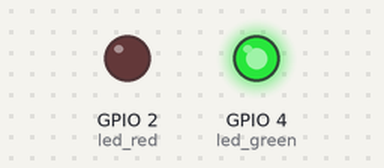
A program run on a simulated ESP32 board running MicroPython. On the bench: output pins drawn as LEDs (lit = HIGH). What the program prints to the serial console is not drawn. At 9.3 s the program stops and its outputs stay as they are.

Above: at 0.1 s.
At 5.3 s:
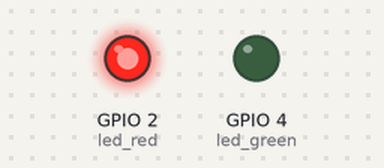
At 9.4 s:
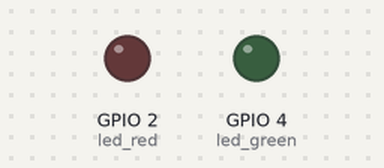
Timing chart, 0 to 10.8 s (numbered marks = the images above):
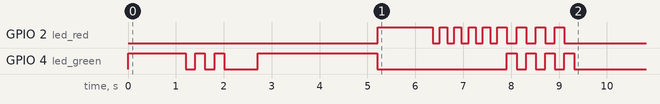

The program:

01_led_class.py
```python
# ==============================================================================
# 01_led_class.py - คลาส LED สำหรับระบบ TitraLab (LED Class for TitraLab)
# ==============================================================================
# สัปดาห์ที่ 1: การควบคุม LED ด้วย OOP (Week 1: LED Control with OOP)
# เวลา: ~30 นาที (Time: ~30 minutes)
#
# วัตถุประสงค์การเรียนรู้ (Learning Objectives):
#   1. เข้าใจการสร้างคลาสและออบเจกต์ใน MicroPython (Understand class/object creation)
#   2. ควบคุม GPIO Output สำหรับ LED (Control GPIO Output for LED)
#   3. เชื่อมโยงกับการแสดงสถานะในระบบไทเทรชัน (Connect to titration status display)
#
# บริบทการใช้งานจริง - เหมือนการแสดงสถานะปั๊มใน Week 3 (Real Application Context):
#   - LED สีเขียว (GPIO4): ปั๊มกำลังทำงาน/ระบบพร้อม (Pump running/System ready)
#   - LED สีแดง (GPIO2): ถึงจุดสมมูล/เกิดข้อผิดพลาด (Endpoint reached/Error)
#
# ขาที่ใช้ (Pin Configuration):
#   - LED_RED   = GPIO2  (แสดงข้อผิดพลาดหรือจุดสมมูล)
#   - LED_GREEN = GPIO4  (แสดงสถานะปกติหรือกำลังทำงาน)
# ==============================================================================

from machine import Pin
import time


class LED:
    """
    คลาสควบคุม LED สำหรับแสดงสถานะระบบไทเทรชัน
    (LED Control Class for Titration System Status Display)

    ในระบบ TitraLab เต็มรูปแบบ (Week 3) LED จะแสดงสถานะ:
    (In the full TitraLab system, LEDs indicate status:)
      - เขียวติด = ปั๊มกำลังหยดสาร (Green ON = Pump dispensing)
      - เขียวกระพริบ = รอคำสั่ง (Green blink = Waiting for input)
      - แดงติด = ถึงจุดสมมูล (Red ON = Endpoint reached)
      - แดงกระพริบ = เตือน/ผิดพลาด (Red blink = Warning/Error)

    ตัวอย่างการใช้งาน (Usage Example):
        led = LED(2, "Red")
        led.on()          # เปิด LED
        led.blink(3)      # กระพริบ 3 ครั้ง
        led.off()         # ปิด LED
    """

    def __init__(self, pin_number, name="LED"):
        """
        สร้าง LED object (Create LED object)

        พารามิเตอร์ (Parameters):
            pin_number (int): หมายเลข GPIO (2=แดง, 4=เขียว)
            name (str): ชื่อ LED สำหรับแสดงผล (LED name for display)
        """
        # เก็บค่าพารามิเตอร์ไว้ใช้ภายหลัง (Store parameters for later use)
        self.pin_number = pin_number
        self.name = name
        self.is_on = False  # ติดตามสถานะ LED (Track LED state)

        # สร้าง Pin เป็น OUTPUT (Create Pin as OUTPUT)
        # Pin.OUT หมายความว่าจะส่งสัญญาณออกไปควบคุม LED
        self._pin = Pin(pin_number, Pin.OUT)
        self._pin.value(0)  # เริ่มต้นปิด LED (Start with LED off)

        print(f"LED '{name}' พร้อมใช้งานที่ GPIO{pin_number} (ready)")

    def on(self):
        """
        เปิด LED (Turn LED on)
        ใช้เมื่อ: เริ่มทำงาน, ถึงจุดสมมูล (Use when: Starting, Endpoint reached)
        """
        self._pin.value(1)  # ส่งสัญญาณ HIGH (3.3V) ไปที่ LED
        self.is_on = True

    def off(self):
        """
        ปิด LED (Turn LED off)
        ใช้เมื่อ: หยุดทำงาน, รีเซ็ตระบบ (Use when: Stopping, Reset system)
        """
        self._pin.value(0)  # ส่งสัญญาณ LOW (0V) ไปที่ LED
        self.is_on = False

    def toggle(self):
        """
        สลับสถานะ LED (Toggle LED state)
        ใช้สำหรับ: การกระพริบ, การสลับโหมด (Use for: Blinking, Mode toggle)

        คืนค่า (Returns): True ถ้า LED ติดอยู่ (if LED is on)
        """
        if self.is_on:
            self.off()
        else:
            self.on()
        return self.is_on

    def blink(self, times=1, delay_sec=0.3):
        """
        กระพริบ LED ตามจำนวนครั้งที่กำหนด (Blink LED specified number of times)

        การใช้งานในระบบไทเทรชัน (Titration system usage):
          - กระพริบ 3 ครั้ง = เริ่มต้นสำเร็จ (3 blinks = Init success)
          - กระพริบเร็ว = เตือนใกล้จุดสมมูล (Fast blink = Near endpoint warning)

        พารามิเตอร์ (Parameters):
            times (int): จำนวนครั้งที่กระพริบ (number of blinks)
            delay_sec (float): เวลาหน่วงระหว่างติด/ดับ (delay between on/off)
        """
        for i in range(times):
            self._pin.value(1)  # เปิด (ON)
            time.sleep(delay_sec)
            self._pin.value(0)  # ปิด (OFF)
            time.sleep(delay_sec)
        self.is_on = False  # สถานะสุดท้ายคือปิด (Final state is off)

    def deinit(self):
        """
        ปิด LED และคืนทรัพยากร (Turn off LED and cleanup)

        สำคัญ: ควรเรียกใน finally block เสมอ
        (Important: Always call in finally block)
        """
        self.off()


# ==============================================================================
# โค้ดทดสอบ - จำลองสถานะระบบไทเทรชัน (Test Code - Simulate Titration Status)
# ==============================================================================

if __name__ == "__main__":
    print("=" * 50)
    print("ทดสอบคลาส LED - จำลองสถานะระบบไทเทรชัน")
    print("LED Class Test - Simulate Titration System Status")
    print("=" * 50)

    # สร้าง LED objects (Create LED objects)
    # เหมือนที่จะใช้ใน Week 3 สำหรับแสดงสถานะปั๊ม
    led_red = LED(2, "Red-Error")      # LED แดง = ข้อผิดพลาด/จุดสมมูล
    led_green = LED(4, "Green-Status") # LED เขียว = สถานะปกติ

    try:
        # ----- การทดสอบที่ 1: เปิด/ปิด (Test 1: On/Off) -----
        print("\n--- ทดสอบ on/off (Test on/off) ---")
        print("เขียวติด = ระบบพร้อม (Green ON = System ready)")
        led_green.on()
        time.sleep(1)
        led_green.off()

        # ----- การทดสอบที่ 2: กระพริบ (Test 2: Blink) -----
        print("\n--- ทดสอบ blink (Test blink) ---")
        print("กระพริบเขียว 3 ครั้ง = เริ่มต้นสำเร็จ (3 green blinks = Init OK)")
        led_green.blink(3, 0.2)
        time.sleep(0.5)

        # ----- การทดสอบที่ 3: จำลองปั๊มทำงาน (Test 3: Simulate Pump Running) -----
        print("\n--- จำลองปั๊มกำลังทำงาน (Simulate pump running) ---")
        print("เขียวติดค้าง = ปั๊มกำลังหยดสาร (Green ON = Dispensing)")
        led_green.on()

        # นับปริมาตรจำลอง (Simulate volume count)
        for vol in range(5):
            print(f"  ปริมาตร (Volume): {vol + 1} mL")
            time.sleep(0.5)

        led_green.off()
        print("หยุดหยดสาร (Stop dispensing)")

        # ----- การทดสอบที่ 4: จำลองถึงจุดสมมูล (Test 4: Simulate Endpoint) -----
        print("\n--- จำลองถึงจุดสมมูล (Simulate endpoint reached) ---")
        print("แดงติด + เขียวดับ = ถึงจุดสมมูล!")
        led_green.off()
        led_red.on()
        time.sleep(1)

        # กระพริบแดงเตือน (Red warning blink)
        print("แดงกระพริบ = เตือนจุดสมมูล (Red blink = Endpoint alert)")
        led_red.blink(5, 0.15)

        # ----- การทดสอบที่ 5: จำลองข้อผิดพลาด (Test 5: Simulate Error) -----
        print("\n--- จำลองข้อผิดพลาด (Simulate error state) ---")
        print("แดง-เขียว สลับกัน = ข้อผิดพลาดร้ายแรง")
        for _ in range(4):
            led_red.on()
            led_green.off()
            time.sleep(0.2)
            led_red.off()
            led_green.on()
            time.sleep(0.2)

        print("\n" + "=" * 50)
        print("ทดสอบเสร็จสิ้น! (Test completed!)")
        print("=" * 50)

    except KeyboardInterrupt:
        # กด Ctrl+C เพื่อหยุด (Press Ctrl+C to stop)
        print("\n\nหยุดโปรแกรม (Program stopped by user)")

    finally:
        # ทำความสะอาดทรัพยากร - สำคัญมาก! (Cleanup resources - Very important!)
        led_red.deinit()
        led_green.deinit()
        print("ปิด LED ทั้งหมดแล้ว (All LEDs turned off)")


# ==============================================================================
# แบบฝึกหัด (Exercises)
# ==============================================================================
#
# แบบฝึกหัดที่ 1: เพิ่มเมธอด warning_blink()
# (Exercise 1: Add warning_blink() method)
#   - กระพริบเร็ว 10 ครั้ง (0.1 วินาที)
#   - ใช้เตือนเมื่อ pH ใกล้จุดสมมูล
#
# แบบฝึกหัดที่ 2: สร้างคลาส StatusIndicator
# (Exercise 2: Create StatusIndicator class)
#   - รวม LED แดงและเขียวเข้าด้วยกัน
#   - มีเมธอด: ready(), running(), error(), endpoint()
#
# แบบฝึกหัดที่ 3: เพิ่ม brightness control ด้วย PWM
# (Exercise 3: Add brightness control with PWM)
#   - ใช้ PWM แทน Pin.OUT
#   - เพิ่มเมธอด set_brightness(percent)
#
# ==============================================================================
```

Measured:
- by itself, GPIO 2 (led_red): goes HIGH 1.2 s, 4 × (LOW 0.15 s, HIGH 0.15 s), LOW 0.15 s, 3 × (HIGH 0.20 s, LOW 0.20 s), HIGH 0.20 s, then LOW
- by itself, GPIO 4 (led_green): LOW → HIGH at 0.00 s, → LOW 1.2 s later, → HIGH 0.20 s later, → LOW 0.20 s later, … (16 changes in this stretch)
